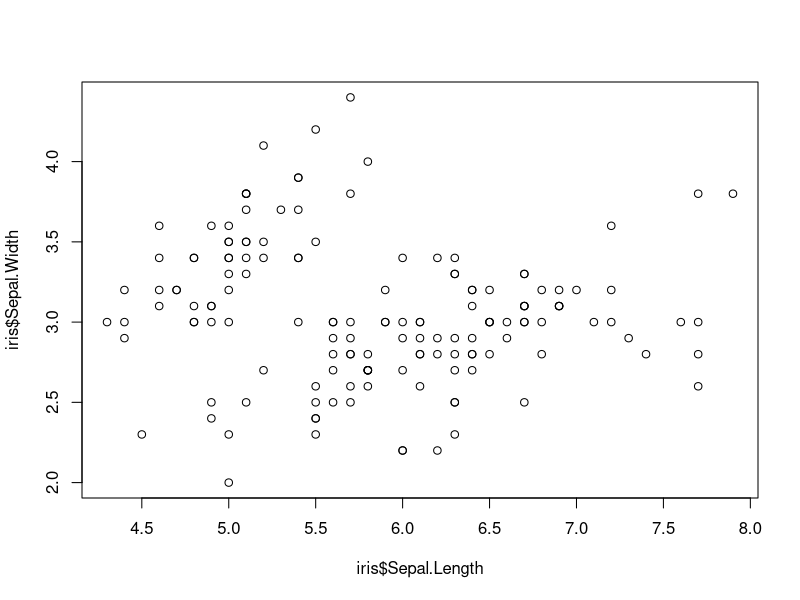
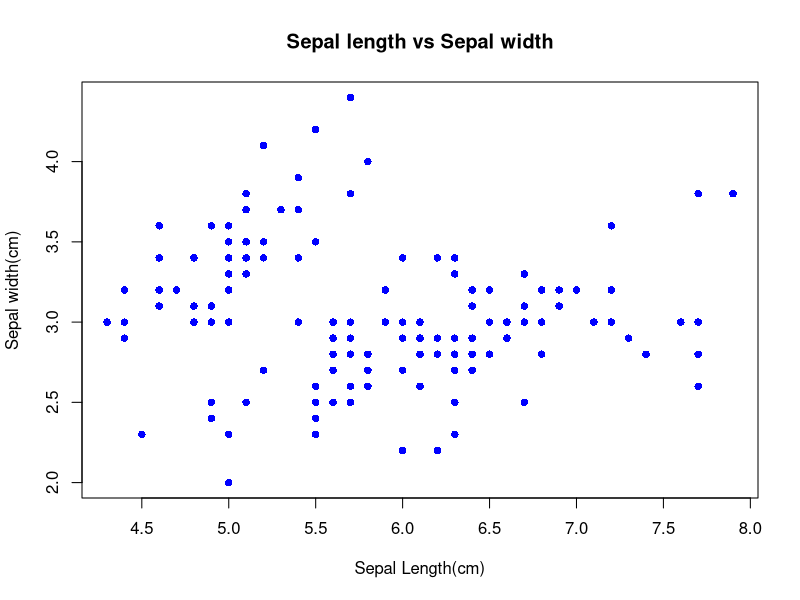
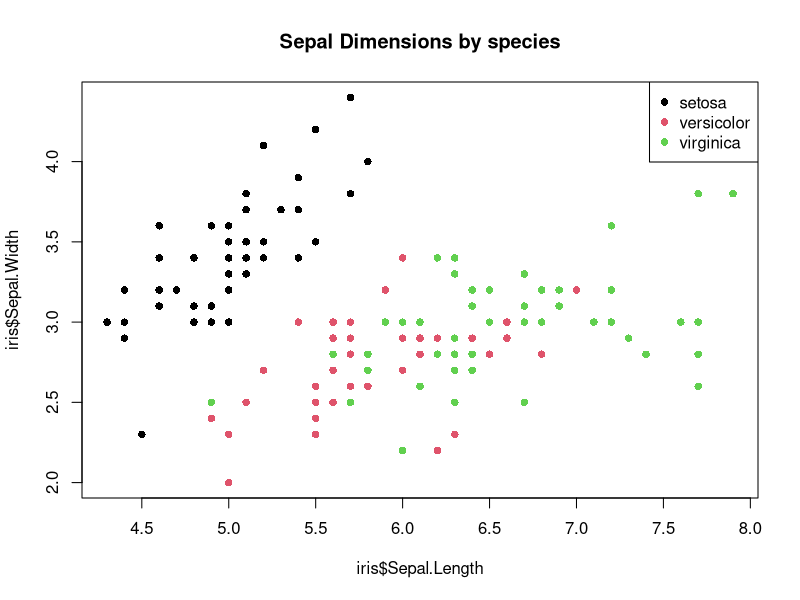
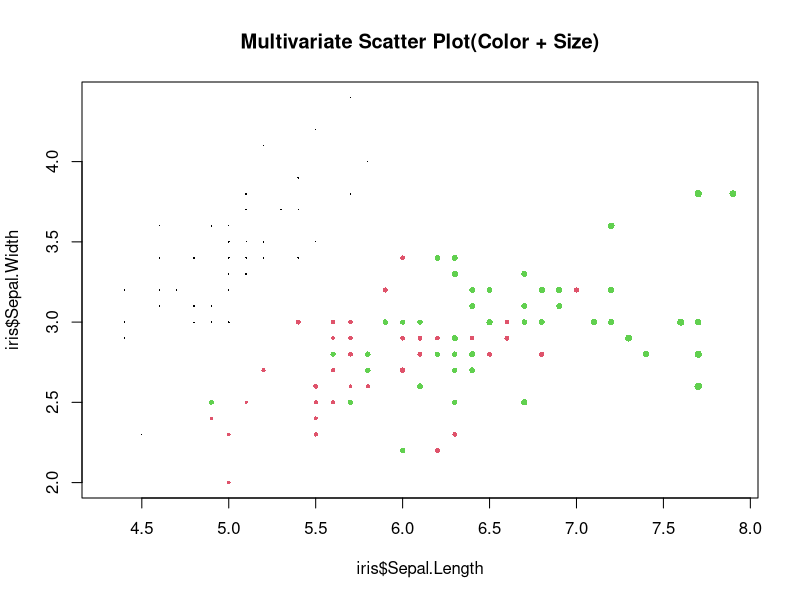
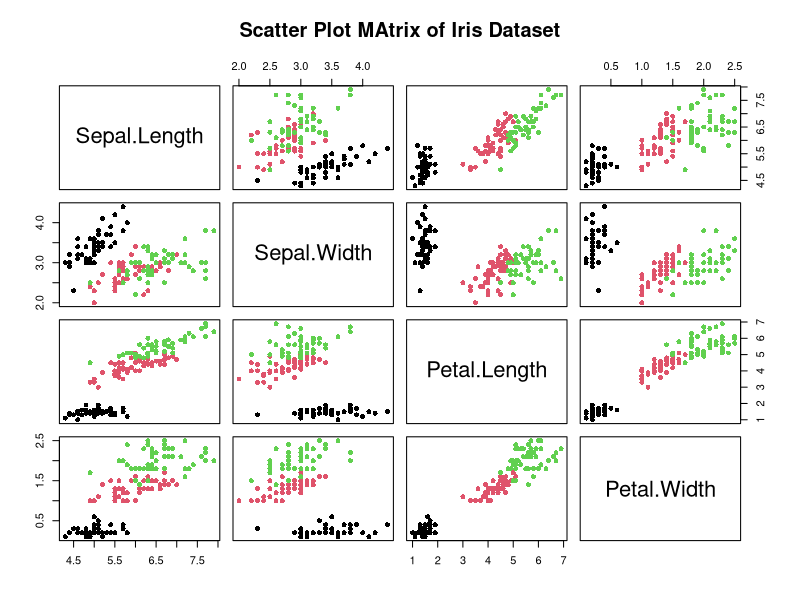
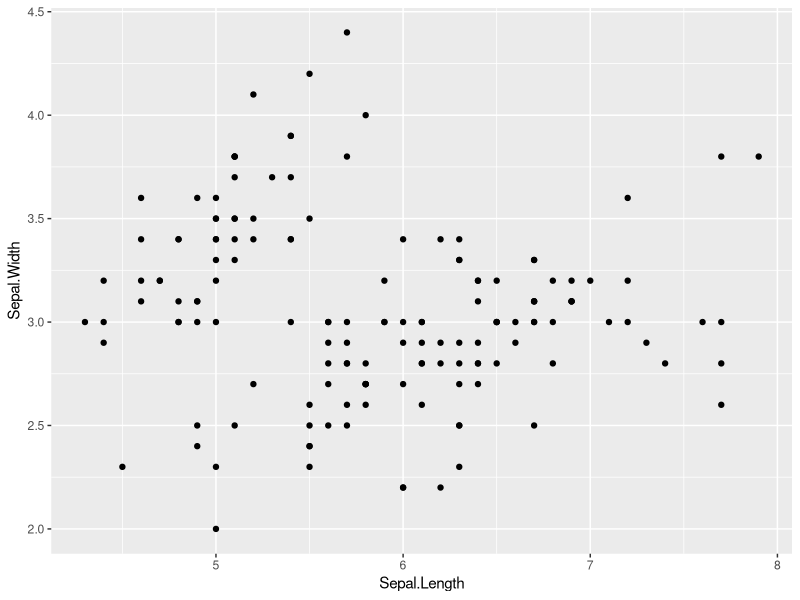

R code for these plots, in order:
#load and understand the iris dataset
data(iris)
str(iris)
View(iris)

#basic scatter plot:sepla length vs sepal width
plot(iris$Sepal.Length,iris$Sepal.Width)

#labelled scatter plot
plot(
  iris$Sepal.Length,
  iris$Sepal.Width,
  main="Sepal length vs Sepal width",
  xlab="Sepal Length(cm)",
  ylab="Sepal width(cm)",
  col='blue',
  pch=16
)

#colored Scatter plot by species
plot(
  iris$Sepal.Length,
  iris$Sepal.Width,
  col=as.numeric(iris$Species),
  pch=16,
  main="Sepal Dimensions by species"
)

legend(
  "topright",
  legend=levels(iris$Species),
  col=1:3,
  pch=16
)

#Multivariate Scatter
#Add size as a third variable
plot(
  iris$Sepal.Length,
  iris$Sepal.Width,
  col=as.numeric(iris$Species),
  pch=16,
  cex=iris$Petal.Length/max(iris$Petal.Length),
  main="Multivariate Scatter Plot(Color + Size)"
)

#Scatter PLot Matrix
#All numeric variables against each other
pairs(
  iris[,1:4],
  col=as.numeric(iris$Species),
  pch=16,
  main="Scatter Plot MAtrix of Iris Dataset"
)

#load ggplot2
library(ggplot2)

#Basic Scatter plot
ggplot(iris,aes(x=Sepal.Length,y=Sepal.Width))+
  geom_point()

#colored scatter by species
